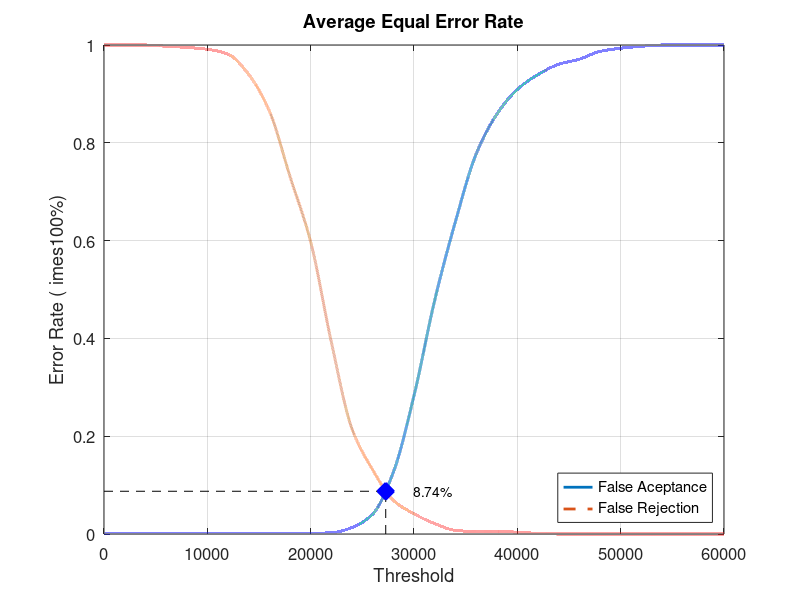
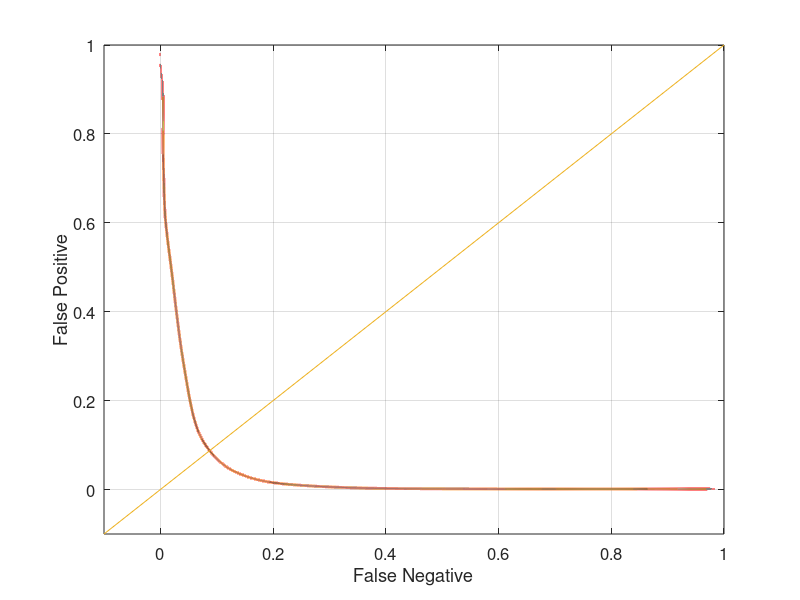

Recreate these plots in MATLAB, in order.
close all;
clear;
clc;
x = 0:2000:60000;
xq = 0:0.5:60000;

y0 = [0 0.00131579 0.00131579 0.00131579 0.00131579 0.00131579 0.00131579 0.00131579 0.00131579 0.00131579 0.00131579 0.00263158 0.0131579 0.0407895 0.126316 0.282895 0.477632 0.638158 0.776316 0.857895 0.909211 0.939474 0.960526 0.971053 0.986842 0.993421 0.997368 1 1 1 1]
yy0 = interp1(x, y0, xq, 'pchip');
y1 = [1 1 1 0.9975 0.995 0.99125 0.98125 0.94 0.865 0.73125 0.5975 0.3925 0.215 0.13125 0.06875 0.04125 0.02125 0.0075 0.005 0.005 0.00375 0.00125 0 0 0 0 0 0 0 0 0]
yy1 = interp1(x, y1, xq, 'pchip');

% Calculating EER: 
y2 = abs(y0 - y1);
find(y2 == min(y2))
yy2 = abs(yy0 - yy1);
xEER = find(yy2 == min(yy2));
xEERIndex = xq(xEER) % X-axis EER
yEER = yy0(xEER) % Y-axis EER

main = figure
plot(xq, yy0,'-','LineWidth', 2);	hold on
plot(xq, yy1,'--','LineWidth', 2);	hold on
plot([xEERIndex xEERIndex], [0 yEER], 'k--');	hold on
plot([0 xEERIndex], [yEER yEER], 'k--');	hold on
plot(xEERIndex, yEER, 'bx', 'LineWidth', 10);	hold on
text(xEERIndex + 10 * xEERIndex / 100, yEER, [num2str(round((10000 * yEER)) / 100) '%'])
legend('False Aceptance', 'False Rejection', 'Location', 'SouthEast')
xlabel('Threshold')
ylabel('Error Rate (	imes100%)')
title('Average Equal Error Rate')
set(gca, 'FontSize', 12)
axis([0 60000 0 1])
grid on

print(main, 'Experiment3AverageMain', '-dpng');
FNRxFPR = figure('Color', [1 1 1]);
plot(yy1, yy0, '-', yy1, yy0, 'LineWidth', 2);
hold on
y = -0.1:0.1:1
plot(y, y); 
set(gca, 'FontSize', 12)
xlabel('False Negative')
ylabel('False Positive')
axis([-0.1 1 -0.1 1])
set(gca, 'FontSize', 12)
grid on

print(FNRxFPR, 'Experiment3AverageFNRxFPR','-dpng');
